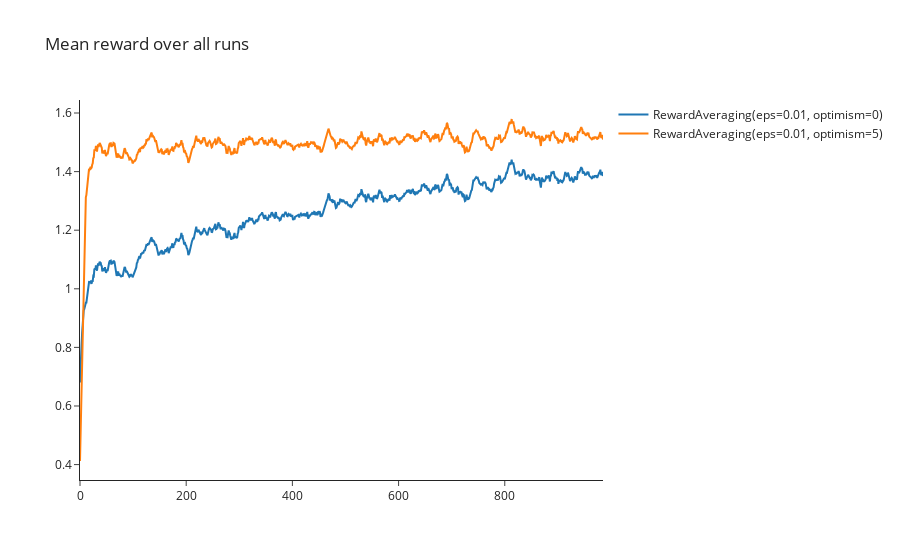

Notebook code for this chart:
### Code cell
class RewardAveraging(Agent):
    def __init__(self, num_arms: int, seed: int, epsilon: float, optimism: float):
        self.optimism = optimism
        self.epsilon = epsilon
        super().__init__(num_arms, seed)

    def get_action(self):
        if self.rng.random() < self.epsilon:
            return self.rng.integers(low = 0, high = self.num_arms)
        else:
            return max(self.arm_to_reward, key = self.arm_to_reward.get)

    def observe(self, action, reward, info):
        self.arm_to_num_pulls[action] += 1
        self.arm_to_reward[action] = self.arm_to_reward[action] + (1 / self.arm_to_num_pulls[action]) * (reward - self.arm_to_reward[action])

    def reset(self, seed: int):
        super().reset(seed)
        self.arm_to_reward = dict([(k, self.optimism) for k in range(self.num_arms)])
        self.arm_to_num_pulls = dict([(k, 0) for k in range(self.num_arms)])

    def __repr__(self):
        # For the legend, when plotting
        return f"RewardAveraging(eps={self.epsilon}, optimism={self.optimism})"


num_arms = 10
stationary = True
names = []
all_rewards = []
env = gym.make("ArmedBanditTestbed-v0", num_arms=num_arms, stationary=stationary)

for optimism in [0, 5]:
    agent = RewardAveraging(num_arms, 0, epsilon=0.01, optimism=optimism)
    (rewards, num_correct) = run_agent(env, agent, n_runs=N_RUNS, base_seed=1)
    all_rewards.append(rewards)
    names.append(str(agent))
    print(agent)
    print(f" -> Frequency of correct arm: {num_correct.mean():.4f}")
    print(f" -> Average reward: {rewards.mean():.4f}")

utils.plot_rewards(all_rewards, names, moving_avg_window=15)

### Figure 1 — Plotly figure (JSON) as saved in the notebook; plotly's stock layout.template omitted (floating-point values rounded to 4 significant figures; data arrays with more than 128 entries replaced by an {"elided": "..."} marker saying what was removed)
{"data": [{"mode": "lines", "name": "RewardAveraging(eps=0.01, optimism=0)", "type": "scatter", "y": {"elided": "986 float values"}}, {"mode": "lines", "name": "RewardAveraging(eps=0.01, optimism=5)", "type": "scatter", "y": {"elided": "986 float values"}}], "layout": {"title": {"text": "Mean reward over all runs"}}}
